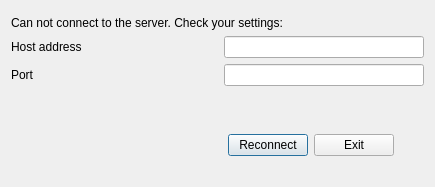
<?xml version="1.0" encoding="UTF-8"?>
<ui version="4.0">
 <class>ReconnectDialog</class>
 <widget class="QDialog" name="ReconnectDialog">
  <property name="geometry">
   <rect>
    <x>0</x>
    <y>0</y>
    <width>435</width>
    <height>187</height>
   </rect>
  </property>
  <property name="windowTitle">
   <string>Dialog</string>
  </property>
  <property name="windowIcon">
   <iconset resource="resource.qrc">
    <normaloff>:/icons/img/reconnect.svg</normaloff>:/icons/img/reconnect.svg</iconset>
  </property>
  <property name="modal">
   <bool>true</bool>
  </property>
  <layout class="QVBoxLayout" name="verticalLayout">
   <item>
    <spacer name="verticalSpacer_3">
     <property name="orientation">
      <enum>Qt::Vertical</enum>
     </property>
     <property name="sizeType">
      <enum>QSizePolicy::Fixed</enum>
     </property>
     <property name="sizeHint" stdset="0">
      <size>
       <width>20</width>
       <height>5</height>
      </size>
     </property>
    </spacer>
   </item>
   <item>
    <widget class="QLabel" name="label">
     <property name="text">
      <string>Can not connect to the server. Check your settings:</string>
     </property>
    </widget>
   </item>
   <item>
    <layout class="QHBoxLayout" name="horizontalLayout">
     <item>
      <layout class="QVBoxLayout" name="verticalLayout_3">
       <item>
        <widget class="QLabel" name="label_2">
         <property name="text">
          <string>Host address</string>
         </property>
        </widget>
       </item>
       <item>
        <widget class="QLabel" name="label_3">
         <property name="text">
          <string>Port</string>
         </property>
        </widget>
       </item>
      </layout>
     </item>
     <item>
      <spacer name="horizontalSpacer_4">
       <property name="orientation">
        <enum>Qt::Horizontal</enum>
       </property>
       <property name="sizeType">
        <enum>QSizePolicy::Fixed</enum>
       </property>
       <property name="sizeHint" stdset="0">
        <size>
         <width>10</width>
         <height>20</height>
        </size>
       </property>
      </spacer>
     </item>
     <item>
      <layout class="QVBoxLayout" name="verticalLayout_4">
       <item>
        <widget class="QLineEdit" name="addressBox">
         <property name="maximumSize">
          <size>
           <width>200</width>
           <height>16777215</height>
          </size>
         </property>
        </widget>
       </item>
       <item>
        <widget class="QLineEdit" name="portBox">
         <property name="maximumSize">
          <size>
           <width>200</width>
           <height>16777215</height>
          </size>
         </property>
         <property name="inputMask">
          <string>00000; </string>
         </property>
        </widget>
       </item>
      </layout>
     </item>
    </layout>
   </item>
   <item>
    <spacer name="verticalSpacer_2">
     <property name="orientation">
      <enum>Qt::Vertical</enum>
     </property>
     <property name="sizeHint" stdset="0">
      <size>
       <width>20</width>
       <height>40</height>
      </size>
     </property>
    </spacer>
   </item>
   <item>
    <layout class="QHBoxLayout" name="horizontalLayout_2">
     <item>
      <spacer name="horizontalSpacer_2">
       <property name="orientation">
        <enum>Qt::Horizontal</enum>
       </property>
       <property name="sizeHint" stdset="0">
        <size>
         <width>40</width>
         <height>20</height>
        </size>
       </property>
      </spacer>
     </item>
     <item>
      <widget class="QPushButton" name="reconnectButton">
       <property name="text">
        <string>Reconnect</string>
       </property>
       <property name="icon">
        <iconset resource="resource.qrc">
         <normaloff>:/icons/img/reconnect.svg</normaloff>:/icons/img/reconnect.svg</iconset>
       </property>
      </widget>
     </item>
     <item>
      <widget class="QPushButton" name="closeButton">
       <property name="text">
        <string>Exit</string>
       </property>
       <property name="icon">
        <iconset resource="resource.qrc">
         <normaloff>:/icons/img/dialog_close.svg</normaloff>:/icons/img/dialog_close.svg</iconset>
       </property>
      </widget>
     </item>
     <item>
      <spacer name="horizontalSpacer">
       <property name="orientation">
        <enum>Qt::Horizontal</enum>
       </property>
       <property name="sizeType">
        <enum>QSizePolicy::Fixed</enum>
       </property>
       <property name="sizeHint" stdset="0">
        <size>
         <width>30</width>
         <height>20</height>
        </size>
       </property>
      </spacer>
     </item>
    </layout>
   </item>
   <item>
    <spacer name="verticalSpacer">
     <property name="orientation">
      <enum>Qt::Vertical</enum>
     </property>
     <property name="sizeType">
      <enum>QSizePolicy::Fixed</enum>
     </property>
     <property name="sizeHint" stdset="0">
      <size>
       <width>20</width>
       <height>20</height>
      </size>
     </property>
    </spacer>
   </item>
  </layout>
 </widget>
 <resources>
  <include location="resource.qrc"/>
 </resources>
 <connections/>
</ui>
